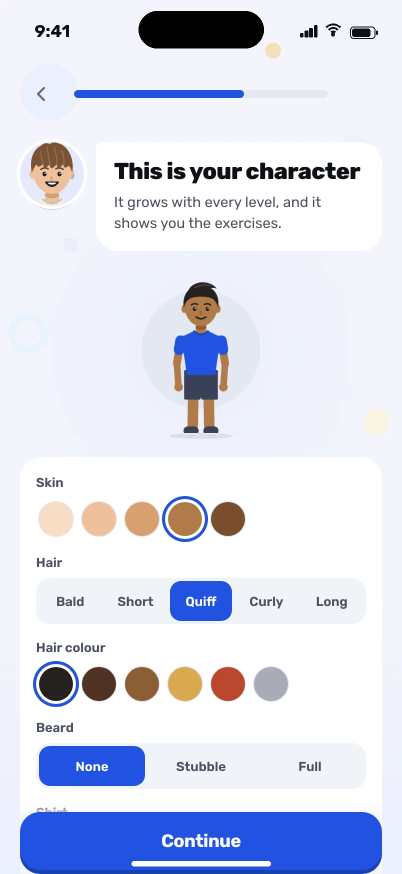
#> input picture commercial/tex-pack/character-0015.webp, 804 x 1748 px (shown at 1/2 size)
$ python screens.py ../tex-pack/character-0015.webp ../tex-pack/character-0018.webp
#> lines starting #> are read from the running program, lines starting #| are printed output that depends on the picture
"""Turns captured app frames into phone-screen textures: the iPhone 17 Pro status bar (time, signal, battery), the
Dynamic Island, and the home indicator, drawn over the frame the way the phone draws them.
    python screens.py <in.png> <out.jpg>          (one frame)
    from screens import screenify                  (in a pipeline)"""
import sys
from PIL import Image, ImageDraw, ImageFont
import os

ASSETS = os.path.join(os.path.dirname(__file__), '..', 'assets')
_font = {}


def font(size, w=700):
    k = (size, w)
    if k not in _font:
        _font[k] = ImageFont.truetype(os.path.join(ASSETS, 'Rubik-%d.ttf' % w), size)
    return _font[k]


def screenify(im, island=True, home=True, status=True):
    """im: an RGB image of the 402×874 pt screen at any scale. Returns a new RGB image."""
#> called with island = True, home = True, status = True
    im = im.convert('RGB').copy()
#> im is the input picture: PIL image 804x1748 RGB; mean R, G, B 217.3, 221.4, 236.5
    s = im.width / 402.0
#> s = 2
    d = ImageDraw.Draw(im)
    # what is behind the status bar decides its ink
    px = im.resize((40, 4), Image.BILINEAR, box=(0, 0, im.width, int(50 * s))).getdata()
    lum = sum(0.3 * r + 0.59 * g + 0.11 * b for r, g, b in px) / len(px)
#> lum = 185.3
    ink = (255, 255, 255) if lum < 120 else (14, 17, 22)
#> ink = (14, 17, 22)
    if status:
        # time, left of the island
        f = font(int(17 * s), 700)
        d.text((int(52 * s), int(31 * s)), '9:41', font=f, fill=ink, anchor='mm')
        # signal bars
        x0, yb = 300 * s, 37 * s
#> x0 = 600; yb = 74
        for i in range(4):
            h = (4 + i * 2.6) * s
            d.rounded_rectangle([x0 + i * 4.6 * s, yb - h, x0 + i * 4.6 * s + 3.2 * s, yb], radius=1 * s, fill=ink)
        # wifi: three arcs and a dot
        cx, cy = 333 * s, 37 * s
#> cx = 666; cy = 74
        for i, r in enumerate((10.5, 7, 3.5)):
            d.arc([cx - r * s, cy - r * s - 3 * s, cx + r * s, cy + r * s - 3 * s], 225, 315, fill=ink, width=int(2.3 * s))
        d.ellipse([cx - 1.6 * s, cy - 4.2 * s, cx + 1.6 * s, cy - 1.0 * s], fill=ink)
        # battery
        bx, by = 350 * s, 26.5 * s
#> bx = 700; by = 53
        d.rounded_rectangle([bx, by, bx + 25 * s, by + 12 * s], radius=3.5 * s, outline=ink, width=max(1, int(1.1 * s)))
        d.rounded_rectangle([bx + 2 * s, by + 2 * s, bx + 20 * s, by + 10 * s], radius=2 * s, fill=ink)
        d.rounded_rectangle([bx + 26 * s, by + 4 * s, bx + 27.6 * s, by + 8 * s], radius=0.8 * s, fill=ink)
    if island:
        w, h, y = 125 * s, 37 * s, 11 * s
#> w = 250; h = 74; y = 22
        d.rounded_rectangle([im.width / 2 - w / 2, y, im.width / 2 + w / 2, y + h], radius=h / 2, fill=(0, 0, 0))
    if home:
        # the home indicator takes the ink that reads on what is behind it
        px = im.resize((20, 2), Image.BILINEAR, box=(int(130 * s), int(858 * s), int(272 * s), int(866 * s))).getdata()
        lb = sum(0.3 * r + 0.59 * g + 0.11 * b for r, g, b in px) / len(px)
#> lb = 180.6
        hc = (255, 255, 255) if lb < 120 else (14, 17, 22)
#> hc = (14, 17, 22)
        w, h = 139 * s, 5 * s
#> w = 278; h = 10
        d.rounded_rectangle([im.width / 2 - w / 2, 866 * s - h, im.width / 2 + w / 2, 866 * s], radius=h / 2, fill=hc)
    return im


if __name__ == '__main__':
    screenify(Image.open(sys.argv[1])).save(sys.argv[2], quality=94)
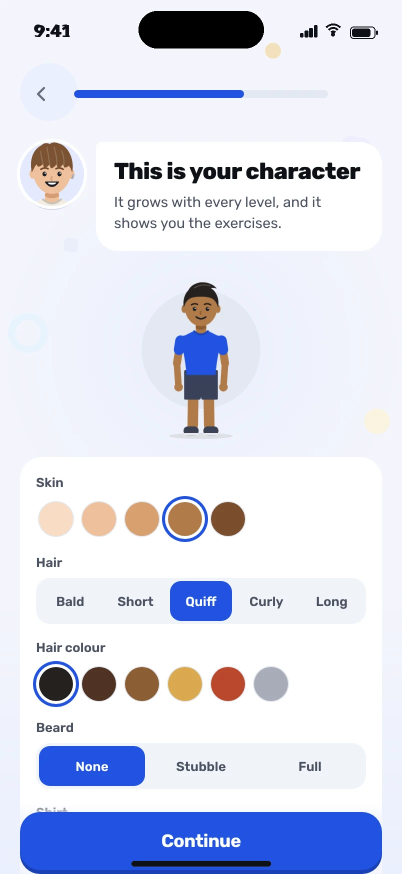
#> saved as character-0018.webp: PIL image 804x1748 RGB (shown at 1/2 size); mean R, G, B 216.8, 220.9, 236
